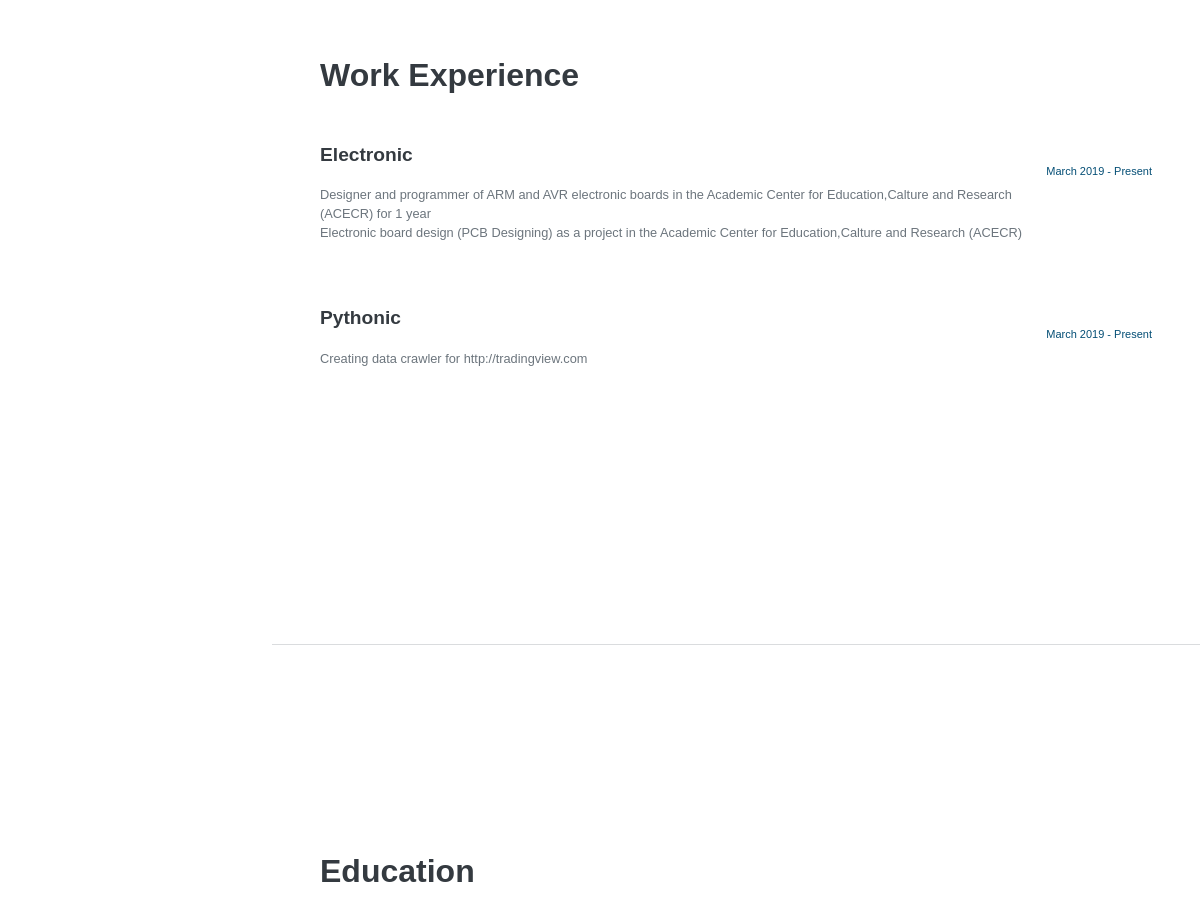
/resumesite/ (middle part), run on an earlier commit of the app's database.
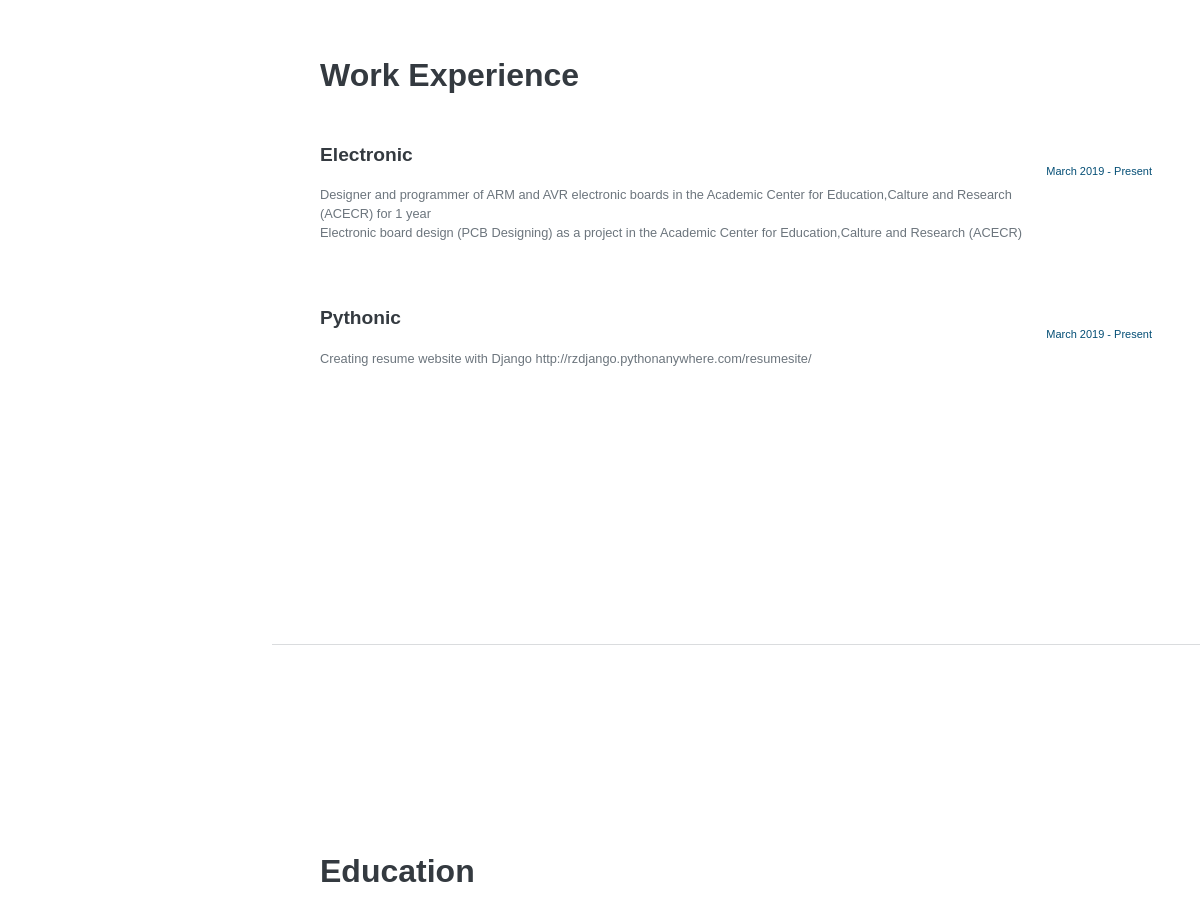
And on a later commit of the database.
### resumesite/models.py (models this page shows, shortened)
class workexperience(models.Model):
    class Meta:
        verbose_name="سوابق شغلی"
        verbose_name_plural="سوابق شغلی"
    job_area=models.CharField(max_length=100,null=True,blank=True)
    job_title=models.CharField(max_length=300,verbose_name="عنوان شغل")
    company_name=models.CharField(max_length=100,verbose_name="نام شرکت")
    start_time=models.TimeField(verbose_name="تاریخ شروع")
    end_time=models.TimeField(verbose_name="تاریخ پایان")

### resumesite/views.py (the view)
# urls.py: path('',views.home),
def home(request):
    aboutMeModel=aboutmeModel.objects.all()
    Workexperience=workexperience.objects.all()
    AducationModel=aducationModel.objects.all()
    SkillsModel=skillsModel.objects.all()
    CoursesModel=coursesModel.objects.all()
    AwardsModel=awardsModel.objects.all()
    ArticlesModel=articlesModel.objects.all()
    context={
        'aboutMeModel':aboutMeModel,
        'Workexperience':Workexperience,
        'AducationModel':AducationModel,
        'SkillsModel':SkillsModel,
        'CoursesModel':CoursesModel,
        'AwardsModel':AwardsModel,
        'ArticlesModel':ArticlesModel
    }
    return render(request,'home.html',context)

### resumesite/templates/home.html (shortened to what this page needs)
{% load static %}
<!DOCTYPE html>
<html lang="en">
    <head>
        <link href="{% static 'css/style.css'%}" rel="stylesheet" />
    </head>
    <body id="page-top">
        <div class="container-fluid p-0">
            <section class="resume-section" id="experience">
                <div class="resume-section-content">
                    <h2 class="mb-5">Work Experience</h2>
                    <div class="d-flex flex-column flex-md-row justify-content-between mb-5">
                        <div class="flex-grow-1">
                            <h3 class="mb-0">Electronic</h3>
                            <div class="subheading mb-3">
                            {% for workexperience in Workexperience%}
                                {%if workexperience.job_area == "Electronic"%}
                                    <br>{{workexperience.job_title}}
                                {% endif %}
                            {% endfor%}
                            </div>
                        </div>
                        <div class="flex-shrink-0"><span class="text-primary">March 2019 - Present</span></div>
                    </div>
                    <div class="d-flex flex-column flex-md-row justify-content-between mb-5">
                        <div class="flex-grow-1">
                            <h3 class="mb-0">Pythonic</h3>
                            <div class="subheading mb-3">
                            {% for workexperience in Workexperience%}
                                {%if workexperience.job_area == "Pythonic"%}
                                    <br>{{workexperience.job_title}}
                                {% endif %}
                            {% endfor%}</div>
                        </div>
                        <div class="flex-shrink-0"><span class="text-primary">March 2019 - Present</span></div>
                    </div>
                </div>
            </section>
            <hr class="m-0" />
            <section class="resume-section" id="education">
                <div class="resume-section-content">
                    <h2 class="mb-5">Education</h2>
                </div>
            </section>
        </div>
    </body>
</html>

What changed in the data, as far as the page shows it:
changed workexperience: job_title "Creating data crawler for http://tradingview.com" → "Creating resume website with Django http://rzdjango.pythonanywhere.com/resumesite/"
